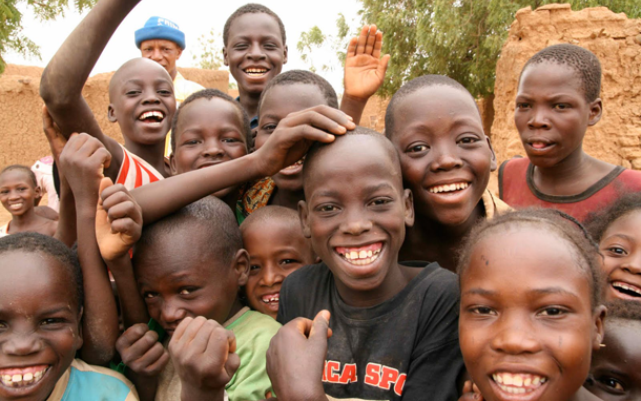
#> input picture images/image1.png, 641 x 401 px
$ python CV_lesson_4.py
#> lines starting #> are read from the running program, lines starting #| are printed output that depends on the picture; after the words box and inside, x2 and y2 are one past the last pixel; in counts of white or black regions, pixels touching at a corner belong together
import cv2
import numpy as np

img = cv2.imread('images/image1.png')
#> img is the input picture: shape (401, 641, 3); mean B, G, R 92.8, 113.8, 147.7

scale = 1
img = cv2.resize(img, (img.shape[1] // scale, img.shape[0] // scale))

img_copy = img.copy()

img = cv2.cvtColor(img, cv2.COLOR_BGR2GRAY)
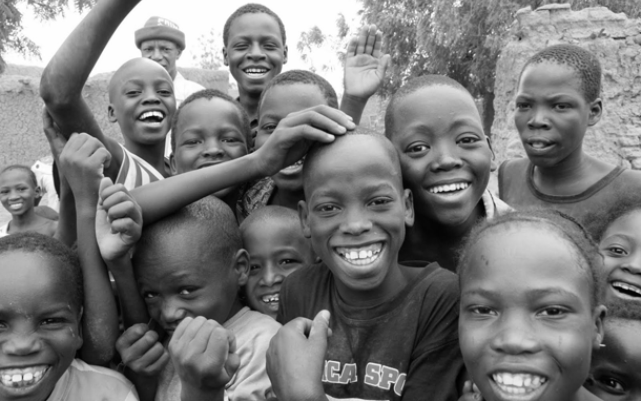
#> img: shape (401, 641); min 0, max 255, mean 121.5
img = cv2.GaussianBlur(img, (5,5), 2)

img = cv2.equalizeHist(img)
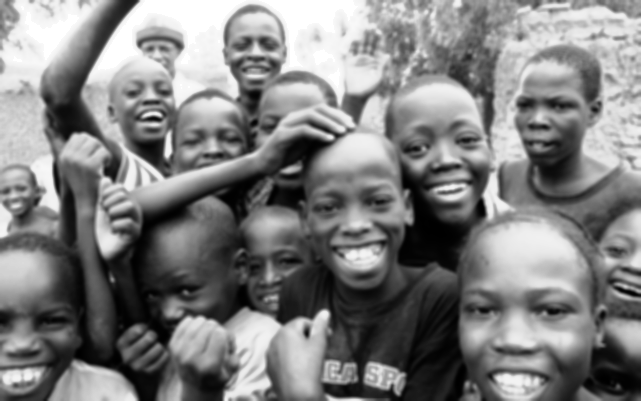
#> img: shape (401, 641); min 0, max 255, mean 128.2

img_edges = cv2.Canny(img, 150, 150)
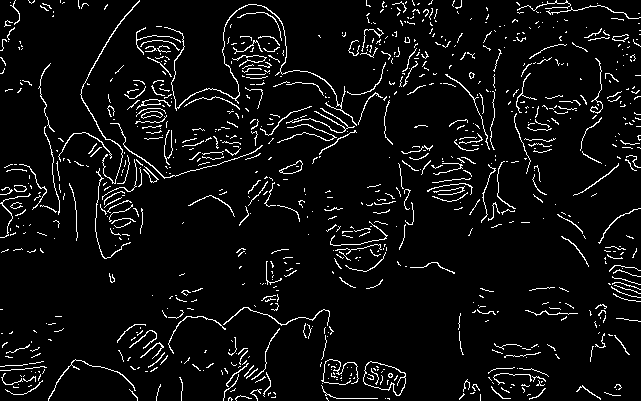
#> img_edges: shape (401, 641); 5.7% white in thin lines or dots

contours, hierarchy = cv2.findContours(img_edges, cv2.RETR_EXTERNAL, cv2.CHAIN_APPROX_SIMPLE)
#> contours = 865 contours, 840 with area under 20; largest, box (x1, y1, x2, y2) and area: (363, 361, 406, 396) 923, (279, 160, 303, 174) 153, (164, 4, 357, 126) 134, (80, 0, 140, 184) 96, (141, 111, 163, 119) 86

for cnt in contours:

    area = cv2.contourArea(cnt)

    if area > 100:

        x, y, w, h = cv2.boundingRect(cnt)

        cv2.drawContours(img_copy, [cnt], -1, (0,255,0), 1)

        cv2.rectangle(img_copy, (x, y), (x+w, y+h), (255,0,0), 1)

        text_y = y - 5 if y - 5 > 10 else y + 15

        text = f"x:{x}, y:{y}, S:{int(area)}"
        cv2.putText(img_copy, text, (x, text_y), cv2.FONT_HERSHEY_SIMPLEX, 0.5, (0,0,255), 1, cv2.LINE_AA)
#> this loop made 865 passes
#> (area, x, y, w, h, text_y, text) on passes 91, 422, 842: (923, 363, 361, 43, 35, 356, 'x:363, y:361, S:923'), (153, 279, 160, 24, 14, 155, 'x:279, y:160, S:153'), (133.5, 164, 4, 193, 122, 19, 'x:164, y:4, S:133')
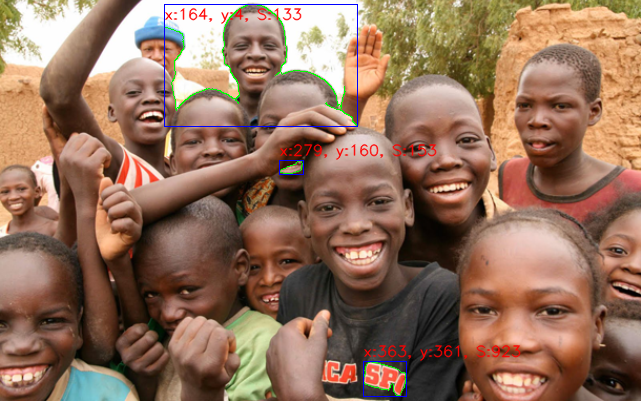
#> img_copy: shape (401, 641, 3); 1.65% of pixels changed, all inside (x1, y1, x2, y2) = (164, 4, 521, 397)


cv2.imshow("fake1", img)
cv2.imshow("original", img_copy)
cv2.imshow("fake2", img_edges)
cv2.waitKey(0)
cv2.destroyAllWindows()

$ run again, with images/1.jpg saved as images/image1.png
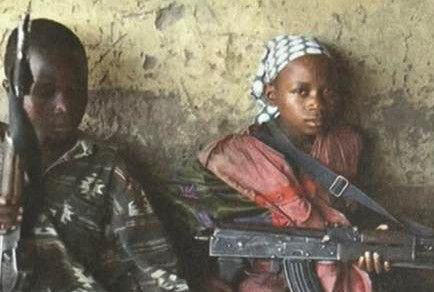
#> input picture images/1.jpg, 434 x 292 px
#> img is the input picture: shape (292, 434, 3); mean B, G, R 95.9, 111.8, 120.7
#> `img_edges = cv2.Canny(img, 150, 150)`:
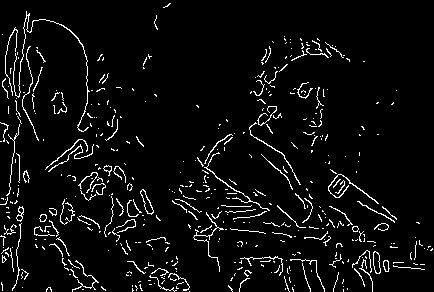
#> img_edges: shape (292, 434); 5.1% white in thin lines or dots
#> contours = 462 contours, 446 with area under 20; largest, box (x1, y1, x2, y2) and area: (140, 189, 154, 215) 133, (373, 251, 381, 274) 118, (16, 206, 24, 222) 54, (383, 260, 390, 272) 49, (328, 174, 379, 204) 48
#> the loop `for cnt in contours: ` made 462 passes
#> (area, x, y, w, h, text_y, text) on passes 95, 251: (117.5, 373, 251, 8, 23, 246, 'x:373, y:251, S:117'), (133, 140, 189, 14, 26, 184, 'x:140, y:189, S:133')
#> after the loop `for cnt in contours:`:
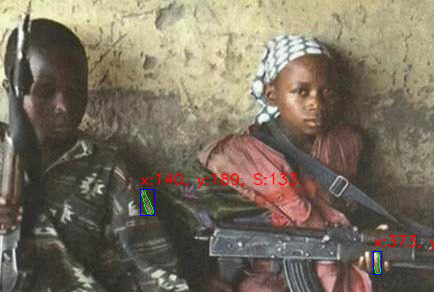
#> img_copy: shape (292, 434, 3); 1.13% of pixels changed, all inside (x1, y1, x2, y2) = (140, 172, 434, 275)

$ run again, with images/321.jpg saved as images/image1.png
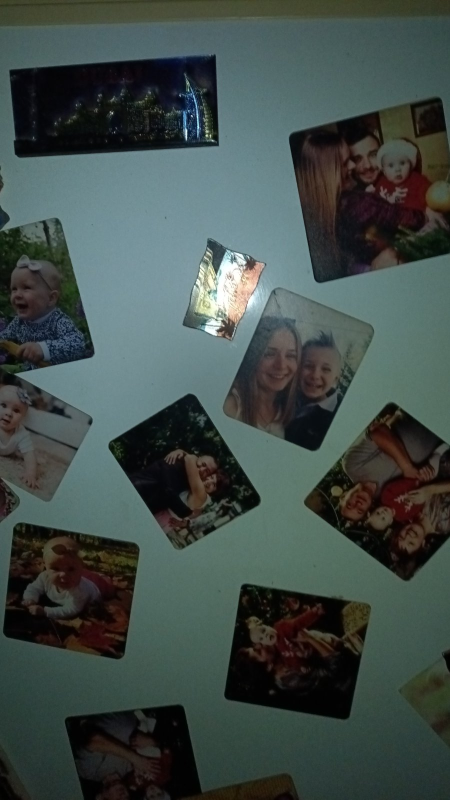
#> input picture images/321.jpg, 900 x 1600 px (shown at 1/2 size)
#> img is the input picture: shape (1600, 900, 3); mean B, G, R 73.4, 77, 64.7
#> `img_edges = cv2.Canny(img, 150, 150)`:
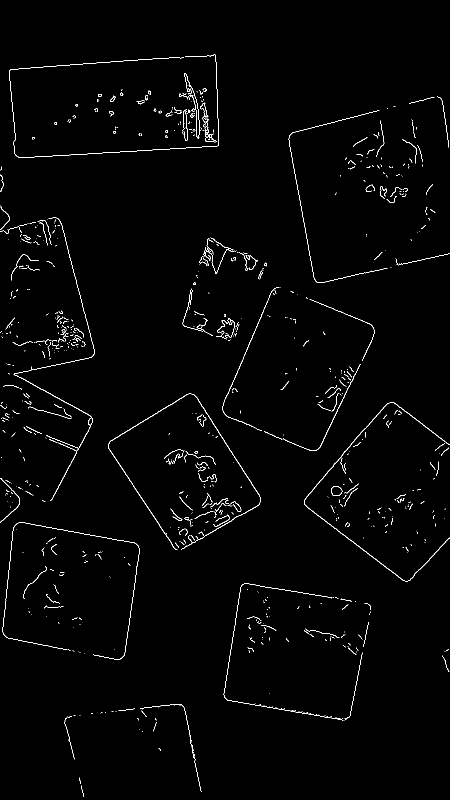
#> img_edges: shape (1600, 900) (shown at 1/2 size); 1.3% white in thin lines or dots
#> contours = 838 contours, 818 with area under 20; largest, box (x1, y1, x2, y2) and area: (608, 805, 900, 1163) 468, (217, 787, 522, 1100) 424, (662, 972, 685, 992) 331, (28, 435, 189, 1002) 192, (409, 253, 433, 284) 142
#> the loop `for cnt in contours: ` made 838 passes
#> (area, x, y, w, h, text_y, text) on passes 289, 395, 403, 673, 757: (331, 662, 972, 23, 20, 967, 'x:662, y:972, S:331'), (468.5, 608, 805, 292, 358, 800, 'x:608, y:805, S:468'), (424.5, 217, 787, 305, 313, 782, 'x:217, y:787, S:424'), (191.5, 28, 435, 161, 567, 430, 'x:28, y:435, S:191'), (141.5, 409, 253, 24, 31, 248, 'x:409, y:253, S:141')
#> after the loop `for cnt in contours:`:
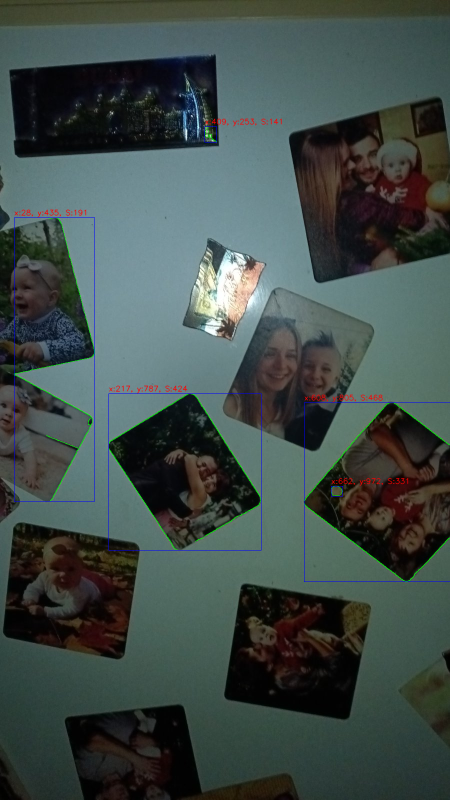
#> img_copy: shape (1600, 900, 3) (shown at 1/2 size); 0.83% of pixels changed, all inside (x1, y1, x2, y2) = (28, 236, 900, 1164)

$ run again, with images/40435-zakat-solnce-atmosfera-spokojnyj-voshod_solnca-2780x2780.jpg saved as images/image1.png
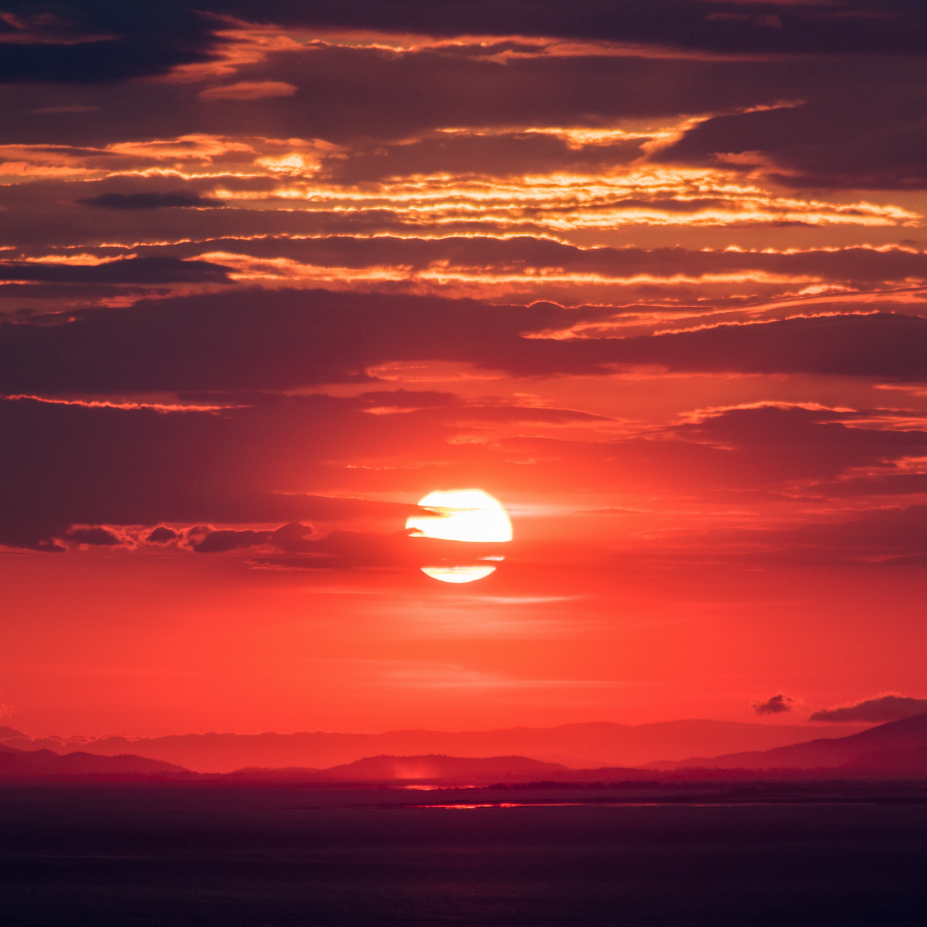
#> input picture images/40435-zakat-solnce-atmosfera-spokojnyj-voshod_solnca-2780x2780.jpg, 2780 x 2780 px (shown at 1/3 size)
#> img is the input picture: shape (2780, 2780, 3); mean B, G, R 53, 54.5, 146.6
#> `img = cv2.equalizeHist(img)`:
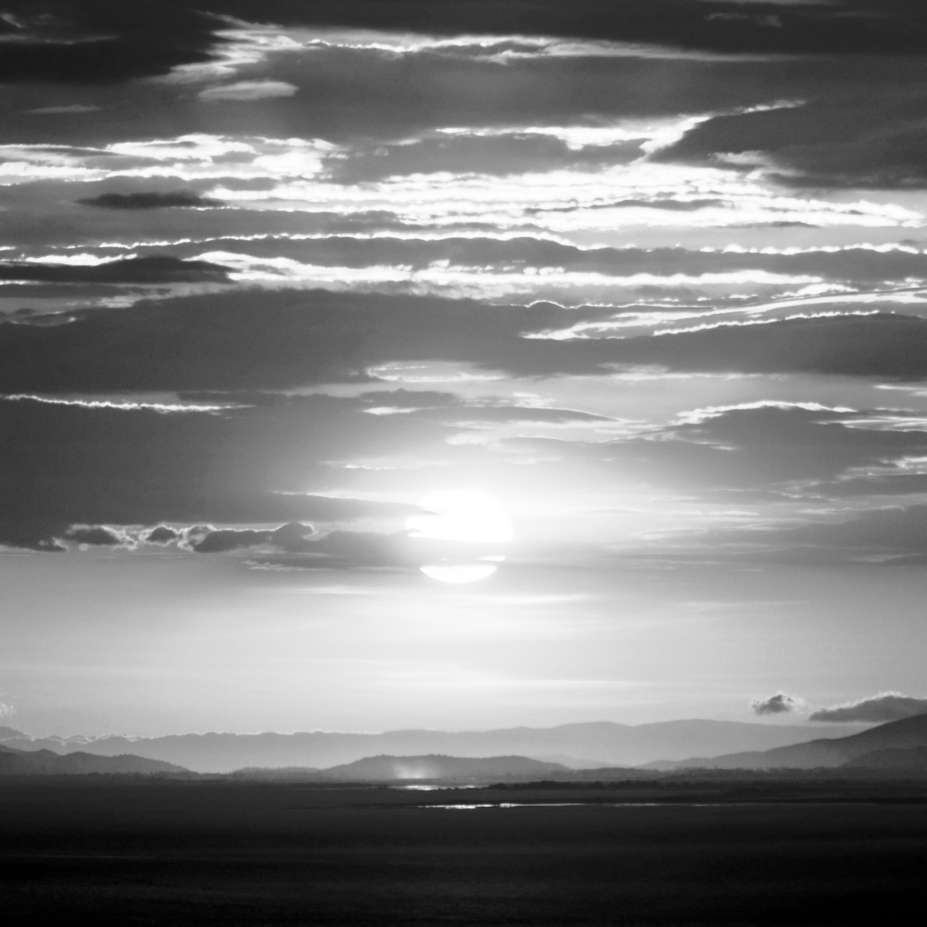
#> img: shape (2780, 2780) (shown at 1/3 size); min 0, max 255, mean 128.4
#> `img_edges = cv2.Canny(img, 150, 150)`:
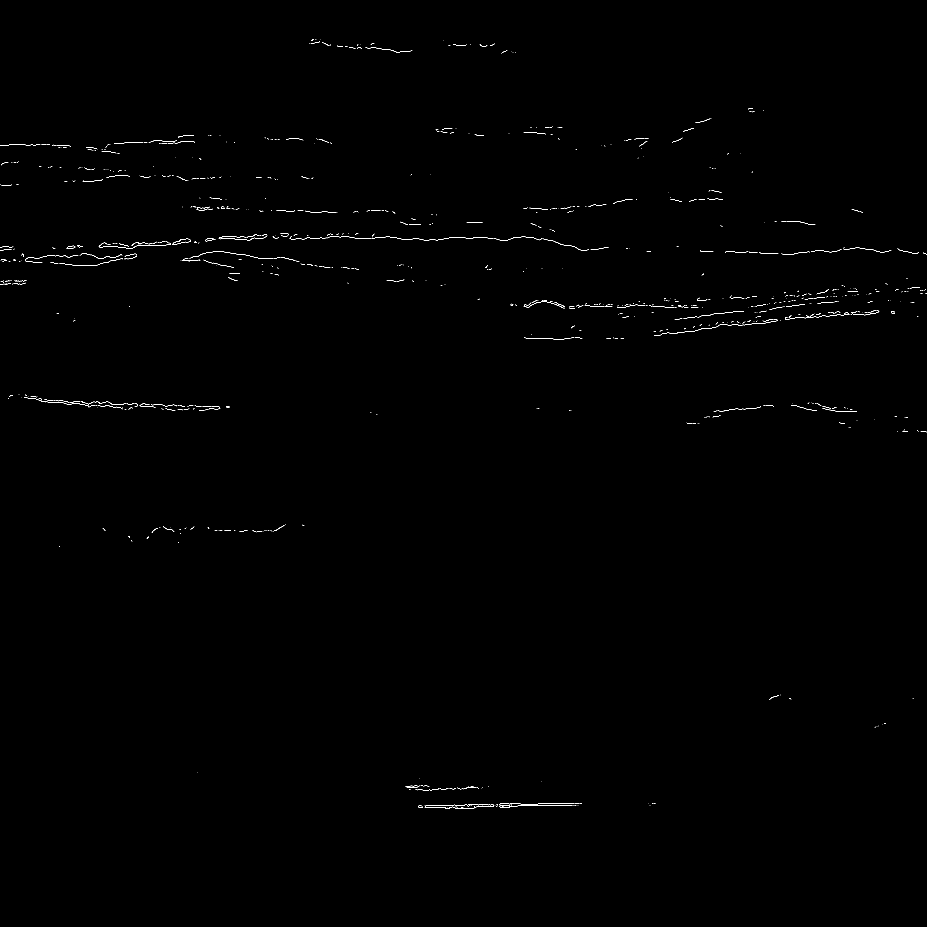
#> img_edges: shape (2780, 2780) (shown at 1/3 size); 0.2% white in thin lines or dots, all inside (x1, y1, x2, y2) = (0, 117, 2780, 2427)
#> contours = 832 contours, 828 with area under 20; largest, box (x1, y1, x2, y2) and area: (1498, 2415, 1716, 2423) 134, (241, 760, 367, 777) 26, (296, 728, 513, 747) 24, (1571, 905, 1694, 926) 23
#> the loop `for cnt in contours: ` made 832 passes
#> (area, x, y, w, h, text_y, text) on pass 17: (134.5, 1498, 2415, 218, 8, 2410, 'x:1498, y:2415, S:134')
